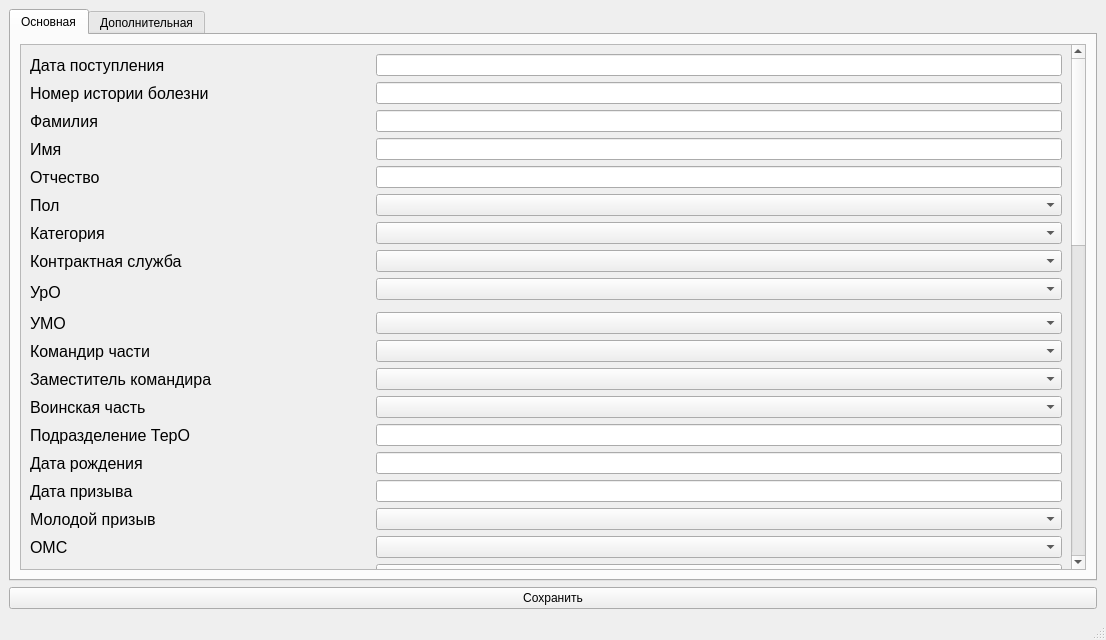
<?xml version="1.0" encoding="UTF-8"?>
<ui version="4.0">
 <class>MainWindow</class>
 <widget class="QMainWindow" name="MainWindow">
  <property name="geometry">
   <rect>
    <x>0</x>
    <y>0</y>
    <width>1106</width>
    <height>640</height>
   </rect>
  </property>
  <property name="windowTitle">
   <string>MainWindow</string>
  </property>
  <widget class="QWidget" name="centralwidget">
   <layout class="QGridLayout" name="gridLayout_2">
    <item row="0" column="0">
     <widget class="QTabWidget" name="tabWidget">
      <property name="currentIndex">
       <number>0</number>
      </property>
      <widget class="QWidget" name="tab">
       <attribute name="title">
        <string>Основная</string>
       </attribute>
       <layout class="QGridLayout" name="gridLayout_3">
        <item row="0" column="0">
         <widget class="QScrollArea" name="scrollArea">
          <property name="enabled">
           <bool>true</bool>
          </property>
          <property name="widgetResizable">
           <bool>true</bool>
          </property>
          <widget class="QWidget" name="scrollAreaWidgetContents">
           <property name="geometry">
            <rect>
             <x>0</x>
             <y>0</y>
             <width>1045</width>
             <height>1286</height>
            </rect>
           </property>
           <layout class="QGridLayout" name="gridLayout">
            <item row="13" column="0">
             <widget class="QLabel" name="label_11">
              <property name="font">
               <font>
                <pointsize>12</pointsize>
               </font>
              </property>
              <property name="text">
               <string>Командир части</string>
              </property>
             </widget>
            </item>
            <item row="37" column="1">
             <widget class="QLineEdit" name="lineEdit_16"/>
            </item>
            <item row="33" column="1">
             <widget class="QLineEdit" name="lineEdit_20"/>
            </item>
            <item row="41" column="1">
             <widget class="QLineEdit" name="lineEdit_12"/>
            </item>
            <item row="30" column="0">
             <widget class="QLabel" name="label_28">
              <property name="font">
               <font>
                <pointsize>12</pointsize>
               </font>
              </property>
              <property name="text">
               <string>Хирургический</string>
              </property>
             </widget>
            </item>
            <item row="41" column="0">
             <widget class="QLabel" name="label_39">
              <property name="font">
               <font>
                <pointsize>12</pointsize>
               </font>
              </property>
              <property name="text">
               <string>Кем направлен на ВВК</string>
              </property>
             </widget>
            </item>
            <item row="3" column="0" rowspan="2">
             <widget class="QLabel" name="label_7">
              <property name="font">
               <font>
                <pointsize>12</pointsize>
               </font>
              </property>
              <property name="text">
               <string>Имя</string>
              </property>
             </widget>
            </item>
            <item row="5" column="1" rowspan="2">
             <widget class="QLineEdit" name="lineEdit_46"/>
            </item>
            <item row="22" column="0">
             <widget class="QLabel" name="label_20">
              <property name="font">
               <font>
                <pointsize>12</pointsize>
               </font>
              </property>
              <property name="text">
               <string>Текущее отделение</string>
              </property>
             </widget>
            </item>
            <item row="21" column="0">
             <widget class="QLabel" name="label_19">
              <property name="font">
               <font>
                <pointsize>12</pointsize>
               </font>
              </property>
              <property name="text">
               <string>По договору</string>
              </property>
             </widget>
            </item>
            <item row="24" column="0">
             <widget class="QLabel" name="label_22">
              <property name="font">
               <font>
                <pointsize>12</pointsize>
               </font>
              </property>
              <property name="text">
               <string>Диагноз</string>
              </property>
             </widget>
            </item>
            <item row="17" column="1">
             <widget class="QLineEdit" name="lineEdit_36"/>
            </item>
            <item row="9" column="0">
             <widget class="QLabel" name="label_3">
              <property name="font">
               <font>
                <pointsize>12</pointsize>
               </font>
              </property>
              <property name="text">
               <string>Контрактная служба</string>
              </property>
             </widget>
            </item>
            <item row="35" column="1">
             <widget class="QLineEdit" name="lineEdit_18"/>
            </item>
            <item row="0" column="0">
             <widget class="QLabel" name="label_10">
              <property name="font">
               <font>
                <pointsize>12</pointsize>
               </font>
              </property>
              <property name="text">
               <string>Дата поступления</string>
              </property>
             </widget>
            </item>
            <item row="38" column="1">
             <widget class="QLineEdit" name="lineEdit_15"/>
            </item>
            <item row="24" column="1">
             <widget class="QLineEdit" name="lineEdit_29"/>
            </item>
            <item row="36" column="0">
             <widget class="QLabel" name="label_34">
              <property name="font">
               <font>
                <pointsize>12</pointsize>
               </font>
              </property>
              <property name="text">
               <string>Семейное положение</string>
              </property>
             </widget>
            </item>
            <item row="42" column="1">
             <widget class="QLineEdit" name="lineEdit_11"/>
            </item>
            <item row="26" column="0">
             <widget class="QLabel" name="label_24">
              <property name="font">
               <font>
                <pointsize>12</pointsize>
               </font>
              </property>
              <property name="text">
               <string>ОРЗ</string>
              </property>
             </widget>
            </item>
            <item row="42" column="0">
             <widget class="QLabel" name="label_40">
              <property name="font">
               <font>
                <pointsize>12</pointsize>
               </font>
              </property>
              <property name="text">
               <string>Перевод</string>
              </property>
             </widget>
            </item>
            <item row="35" column="0">
             <widget class="QLabel" name="label_33">
              <property name="font">
               <font>
                <pointsize>12</pointsize>
               </font>
              </property>
              <property name="text">
               <string>Образование</string>
              </property>
             </widget>
            </item>
            <item row="37" column="0">
             <widget class="QLabel" name="label_35">
              <property name="font">
               <font>
                <pointsize>12</pointsize>
               </font>
              </property>
              <property name="text">
               <string>Дети</string>
              </property>
             </widget>
            </item>
            <item row="40" column="0">
             <widget class="QLabel" name="label_38">
              <property name="font">
               <font>
                <pointsize>12</pointsize>
               </font>
              </property>
              <property name="text">
               <string>Номер страхового полиса</string>
              </property>
             </widget>
            </item>
            <item row="34" column="1">
             <widget class="QLineEdit" name="lineEdit_19"/>
            </item>
            <item row="0" column="1">
             <widget class="QLineEdit" name="lineEdit_50"/>
            </item>
            <item row="50" column="1">
             <widget class="QLineEdit" name="lineEdit_3"/>
            </item>
            <item row="8" column="0">
             <widget class="QLabel" name="label_4">
              <property name="font">
               <font>
                <pointsize>12</pointsize>
               </font>
              </property>
              <property name="text">
               <string>Категория</string>
              </property>
             </widget>
            </item>
            <item row="15" column="0">
             <widget class="QLabel" name="label_13">
              <property name="font">
               <font>
                <pointsize>12</pointsize>
               </font>
              </property>
              <property name="text">
               <string>Воинская часть</string>
              </property>
             </widget>
            </item>
            <item row="44" column="0">
             <widget class="QLabel" name="label_42">
              <property name="font">
               <font>
                <pointsize>12</pointsize>
               </font>
              </property>
              <property name="text">
               <string>Диагноз при переводе</string>
              </property>
             </widget>
            </item>
            <item row="38" column="0">
             <widget class="QLabel" name="label_36">
              <property name="font">
               <font>
                <pointsize>12</pointsize>
               </font>
              </property>
              <property name="text">
               <string>Серия удостоверения личности</string>
              </property>
             </widget>
            </item>
            <item row="43" column="0">
             <widget class="QLabel" name="label_41">
              <property name="font">
               <font>
                <pointsize>12</pointsize>
               </font>
              </property>
              <property name="text">
               <string>Дата перевода</string>
              </property>
             </widget>
            </item>
            <item row="46" column="0">
             <widget class="QLabel" name="label_44">
              <property name="font">
               <font>
                <pointsize>12</pointsize>
               </font>
              </property>
              <property name="text">
               <string>Текущее лечебное учреждение</string>
              </property>
             </widget>
            </item>
            <item row="32" column="0">
             <widget class="QLabel" name="label_30">
              <property name="font">
               <font>
                <pointsize>12</pointsize>
               </font>
              </property>
              <property name="text">
               <string>Информация о родных</string>
              </property>
             </widget>
            </item>
            <item row="19" column="0">
             <widget class="QLabel" name="label_17">
              <property name="font">
               <font>
                <pointsize>12</pointsize>
               </font>
              </property>
              <property name="text">
               <string>Молодой призыв</string>
              </property>
             </widget>
            </item>
            <item row="31" column="1">
             <widget class="QLineEdit" name="lineEdit_22"/>
            </item>
            <item row="1" column="1">
             <widget class="QLineEdit" name="lineEdit_49"/>
            </item>
            <item row="36" column="1">
             <widget class="QLineEdit" name="lineEdit_17"/>
            </item>
            <item row="25" column="0">
             <widget class="QLabel" name="label_23">
              <property name="font">
               <font>
                <pointsize>12</pointsize>
               </font>
              </property>
              <property name="text">
               <string>Находится на наблюдении у дежурного врача</string>
              </property>
             </widget>
            </item>
            <item row="49" column="1">
             <widget class="QLineEdit" name="lineEdit_4"/>
            </item>
            <item row="47" column="1">
             <widget class="QLineEdit" name="lineEdit_6"/>
            </item>
            <item row="51" column="1">
             <widget class="QLineEdit" name="lineEdit_2"/>
            </item>
            <item row="39" column="1">
             <widget class="QLineEdit" name="lineEdit_14"/>
            </item>
            <item row="1" column="0">
             <widget class="QLabel" name="label_9">
              <property name="font">
               <font>
                <pointsize>12</pointsize>
               </font>
              </property>
              <property name="text">
               <string>Номер истории болезни</string>
              </property>
             </widget>
            </item>
            <item row="31" column="0">
             <widget class="QLabel" name="label_29">
              <property name="font">
               <font>
                <pointsize>12</pointsize>
               </font>
              </property>
              <property name="text">
               <string>Должность</string>
              </property>
             </widget>
            </item>
            <item row="51" column="0">
             <widget class="QLabel" name="label_49">
              <property name="font">
               <font>
                <pointsize>12</pointsize>
               </font>
              </property>
              <property name="text">
               <string>Дата смерти</string>
              </property>
             </widget>
            </item>
            <item row="16" column="0">
             <widget class="QLabel" name="label_14">
              <property name="font">
               <font>
                <pointsize>12</pointsize>
               </font>
              </property>
              <property name="text">
               <string>Подразделение ТерО</string>
              </property>
             </widget>
            </item>
            <item row="17" column="0">
             <widget class="QLabel" name="label_15">
              <property name="font">
               <font>
                <pointsize>12</pointsize>
               </font>
              </property>
              <property name="text">
               <string>Дата рождения</string>
              </property>
             </widget>
            </item>
            <item row="27" column="0">
             <widget class="QLabel" name="label_25">
              <property name="font">
               <font>
                <pointsize>12</pointsize>
               </font>
              </property>
              <property name="text">
               <string>Пневмония</string>
              </property>
             </widget>
            </item>
            <item row="44" column="1">
             <widget class="QLineEdit" name="lineEdit_9"/>
            </item>
            <item row="5" column="0" rowspan="2">
             <widget class="QLabel" name="label_6">
              <property name="font">
               <font>
                <pointsize>12</pointsize>
               </font>
              </property>
              <property name="text">
               <string>Отчество</string>
              </property>
             </widget>
            </item>
            <item row="16" column="1">
             <widget class="QLineEdit" name="lineEdit_37"/>
            </item>
            <item row="2" column="1">
             <widget class="QLineEdit" name="lineEdit_48"/>
            </item>
            <item row="48" column="0">
             <widget class="QLabel" name="label_46">
              <property name="font">
               <font>
                <pointsize>12</pointsize>
               </font>
              </property>
              <property name="text">
               <string>Статус</string>
              </property>
             </widget>
            </item>
            <item row="33" column="0">
             <widget class="QLabel" name="label_31">
              <property name="font">
               <font>
                <pointsize>12</pointsize>
               </font>
              </property>
              <property name="text">
               <string>Домашний адрес</string>
              </property>
             </widget>
            </item>
            <item row="47" column="0">
             <widget class="QLabel" name="label_45">
              <property name="font">
               <font>
                <pointsize>12</pointsize>
               </font>
              </property>
              <property name="text">
               <string>Предыдущее лечебное учреждение</string>
              </property>
             </widget>
            </item>
            <item row="50" column="0">
             <widget class="QLabel" name="label_48">
              <property name="font">
               <font>
                <pointsize>12</pointsize>
               </font>
              </property>
              <property name="text">
               <string>Выписной диагноз</string>
              </property>
             </widget>
            </item>
            <item row="20" column="0">
             <widget class="QLabel" name="label_18">
              <property name="font">
               <font>
                <pointsize>12</pointsize>
               </font>
              </property>
              <property name="text">
               <string>ОМС</string>
              </property>
             </widget>
            </item>
            <item row="3" column="1" rowspan="2">
             <widget class="QLineEdit" name="lineEdit_47"/>
            </item>
            <item row="34" column="0">
             <widget class="QLabel" name="label_32">
              <property name="font">
               <font>
                <pointsize>12</pointsize>
               </font>
              </property>
              <property name="text">
               <string>Контактный телефон</string>
              </property>
             </widget>
            </item>
            <item row="14" column="0">
             <widget class="QLabel" name="label_12">
              <property name="font">
               <font>
                <pointsize>12</pointsize>
               </font>
              </property>
              <property name="text">
               <string>Заместитель командира</string>
              </property>
             </widget>
            </item>
            <item row="18" column="1">
             <widget class="QLineEdit" name="lineEdit_35"/>
            </item>
            <item row="10" column="0" rowspan="2">
             <widget class="QLabel" name="label_2">
              <property name="font">
               <font>
                <pointsize>12</pointsize>
               </font>
              </property>
              <property name="text">
               <string>УрО</string>
              </property>
             </widget>
            </item>
            <item row="49" column="0">
             <widget class="QLabel" name="label_47">
              <property name="font">
               <font>
                <pointsize>12</pointsize>
               </font>
              </property>
              <property name="text">
               <string>Дата выписки</string>
              </property>
             </widget>
            </item>
            <item row="40" column="1">
             <widget class="QLineEdit" name="lineEdit_13"/>
            </item>
            <item row="18" column="0">
             <widget class="QLabel" name="label_16">
              <property name="font">
               <font>
                <pointsize>12</pointsize>
               </font>
              </property>
              <property name="text">
               <string>Дата призыва</string>
              </property>
             </widget>
            </item>
            <item row="2" column="0">
             <widget class="QLabel" name="label_8">
              <property name="font">
               <font>
                <pointsize>12</pointsize>
               </font>
              </property>
              <property name="text">
               <string>Фамилия</string>
              </property>
             </widget>
            </item>
            <item row="29" column="0">
             <widget class="QLabel" name="label_27">
              <property name="font">
               <font>
                <pointsize>12</pointsize>
               </font>
              </property>
              <property name="text">
               <string>Травма</string>
              </property>
             </widget>
            </item>
            <item row="12" column="0">
             <widget class="QLabel" name="label">
              <property name="font">
               <font>
                <pointsize>12</pointsize>
               </font>
              </property>
              <property name="text">
               <string>УМО</string>
              </property>
             </widget>
            </item>
            <item row="23" column="0">
             <widget class="QLabel" name="label_21">
              <property name="font">
               <font>
                <pointsize>12</pointsize>
               </font>
              </property>
              <property name="text">
               <string>Статус</string>
              </property>
             </widget>
            </item>
            <item row="32" column="1">
             <widget class="QLineEdit" name="lineEdit_21"/>
            </item>
            <item row="7" column="0">
             <widget class="QLabel" name="label_5">
              <property name="font">
               <font>
                <pointsize>12</pointsize>
               </font>
              </property>
              <property name="text">
               <string>Пол</string>
              </property>
             </widget>
            </item>
            <item row="43" column="1">
             <widget class="QLineEdit" name="lineEdit_10"/>
            </item>
            <item row="28" column="0">
             <widget class="QLabel" name="label_26">
              <property name="font">
               <font>
                <pointsize>12</pointsize>
               </font>
              </property>
              <property name="text">
               <string>ВВК</string>
              </property>
             </widget>
            </item>
            <item row="39" column="0">
             <widget class="QLabel" name="label_37">
              <property name="font">
               <font>
                <pointsize>12</pointsize>
               </font>
              </property>
              <property name="text">
               <string>Номер удостоверения личности</string>
              </property>
             </widget>
            </item>
            <item row="45" column="0">
             <widget class="QLabel" name="label_43">
              <property name="font">
               <font>
                <pointsize>12</pointsize>
               </font>
              </property>
              <property name="text">
               <string>Предыдущее отделение</string>
              </property>
             </widget>
            </item>
            <item row="7" column="1">
             <widget class="QComboBox" name="comboBox"/>
            </item>
            <item row="8" column="1">
             <widget class="QComboBox" name="comboBox_2"/>
            </item>
            <item row="9" column="1">
             <widget class="QComboBox" name="comboBox_3"/>
            </item>
            <item row="10" column="1">
             <widget class="QComboBox" name="comboBox_4"/>
            </item>
            <item row="12" column="1">
             <widget class="QComboBox" name="comboBox_5"/>
            </item>
            <item row="13" column="1">
             <widget class="QComboBox" name="comboBox_6"/>
            </item>
            <item row="14" column="1">
             <widget class="QComboBox" name="comboBox_7"/>
            </item>
            <item row="15" column="1">
             <widget class="QComboBox" name="comboBox_8"/>
            </item>
            <item row="19" column="1">
             <widget class="QComboBox" name="comboBox_9"/>
            </item>
            <item row="20" column="1">
             <widget class="QComboBox" name="comboBox_10"/>
            </item>
            <item row="21" column="1">
             <widget class="QComboBox" name="comboBox_11"/>
            </item>
            <item row="22" column="1">
             <widget class="QComboBox" name="comboBox_12"/>
            </item>
            <item row="23" column="1">
             <widget class="QComboBox" name="comboBox_13"/>
            </item>
            <item row="25" column="1">
             <widget class="QComboBox" name="comboBox_14"/>
            </item>
            <item row="26" column="1">
             <widget class="QComboBox" name="comboBox_15"/>
            </item>
            <item row="27" column="1">
             <widget class="QComboBox" name="comboBox_16"/>
            </item>
            <item row="28" column="1">
             <widget class="QComboBox" name="comboBox_17"/>
            </item>
            <item row="29" column="1">
             <widget class="QComboBox" name="comboBox_18"/>
            </item>
            <item row="30" column="1">
             <widget class="QComboBox" name="comboBox_19"/>
            </item>
            <item row="45" column="1">
             <widget class="QComboBox" name="comboBox_20"/>
            </item>
            <item row="46" column="1">
             <widget class="QComboBox" name="comboBox_21"/>
            </item>
            <item row="48" column="1">
             <widget class="QComboBox" name="comboBox_22"/>
            </item>
           </layout>
          </widget>
         </widget>
        </item>
       </layout>
      </widget>
      <widget class="QWidget" name="tab_2">
       <attribute name="title">
        <string>Дополнительная</string>
       </attribute>
       <layout class="QGridLayout" name="gridLayout_4">
        <item row="0" column="0">
         <widget class="QLabel" name="label_50">
          <property name="font">
           <font>
            <pointsize>12</pointsize>
           </font>
          </property>
          <property name="text">
           <string>Электронная почта</string>
          </property>
         </widget>
        </item>
        <item row="0" column="1">
         <widget class="QLineEdit" name="lineEdit_51"/>
        </item>
       </layout>
      </widget>
     </widget>
    </item>
    <item row="1" column="0">
     <widget class="QPushButton" name="pushButton">
      <property name="text">
       <string>Сохранить</string>
      </property>
     </widget>
    </item>
   </layout>
  </widget>
  <widget class="QMenuBar" name="menubar">
   <property name="geometry">
    <rect>
     <x>0</x>
     <y>0</y>
     <width>1106</width>
     <height>21</height>
    </rect>
   </property>
  </widget>
  <widget class="QStatusBar" name="statusbar"/>
 </widget>
 <resources/>
 <connections/>
</ui>
